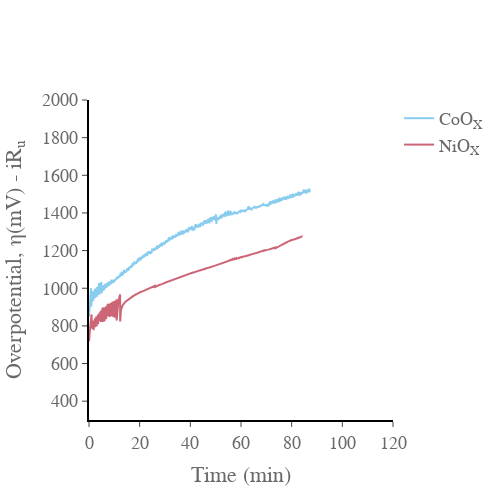

The cell this chart's notebook holds for it:
### Code cell
import numpy as np
import plotly.graph_objects as go
import pandas as pd
import plotly.express as px
from EC_data_processing_lib import get_header_length
from EC_data_processing_lib import analyse_file
from EC_data_processing_lib import get_decimal_separator
from pandas import DataFrame as df
from Data_setup_Lares_Oxides import data_set
import os
from galvani import BioLogic
fig = go.Figure()
colors = px.colors.qualitative.Safe


for i in data_set:
    file = data_set[i]['data_CP']
    if not os.path.exists(file):
        print("File not found: " + file)
        continue
    if file.endswith('mpt'):
        headerlength = get_header_length(file)
        data = pd.read_csv(file, encoding='ansi', sep="\t", decimal=get_decimal_separator(file),  skiprows=range(headerlength))
        current_column = '<I>/mA'
    else:
        mpr_file = BioLogic.MPRfile(file)
        data = pd.DataFrame(mpr_file.data)
        current_column = 'I/mA'
    voltage = data['<Ewe>/V']
    time = data['time/s']/60  #converts seconds to minutes
    time = time - time[0] #sets intitial time to 0
    endtime = time[-1:]
    print(endtime)
    voltage_corrected = data['<Ewe>/V'] - data['I/mA'] * data_set[i]['Ru']/1000 - data_set[i]['cal'] #does the iR correction converts to overpotential
    voltage_corrected = voltage_corrected*1000
    
    j = 0
    Final_Values = []
    # calculates the final overpotential values and prints them along with standard deviation    
    for j in (time[time>115]):
        final_η = df.mean(voltage_corrected)
        final_η = np.round(final_η)
        final_η_error = df.std(voltage_corrected)
        final_η_error = np.round(final_η_error)
        Final_Values = ([data_set[i]['label'], float(final_η), float(final_η_error)]) 
    Final_Values = np.array(Final_Values)
    
    print(Final_Values)

    fig.add_trace(go.Scatter(
        x=time,
        y=voltage_corrected,
        name= data_set[i]['label'],
        line_color = colors[data_set[i]['color_index']],
    )
    
    
    
    )
fig.update_xaxes(range=[0, 120],
    nticks=10,
    ticks='outside',
    showgrid=False, gridwidth=1, gridcolor='grey',
    zeroline=False, zerolinecolor='grey', zerolinewidth= 1,
    showline=True, linewidth=2, linecolor='black')

fig.update_yaxes(range=[300, 2000],
    nticks=10,
    showgrid=False, gridwidth=1, gridcolor='grey',
    ticks='outside',
    zeroline=True, zerolinecolor='grey', zerolinewidth= 1,
    showline=True, linewidth=2, linecolor='black')
fig.update_layout(
    #title="CV",
    xaxis_title="Time (min)",
    yaxis_title="Overpotential, η(mV) - iR<sub>u</sub>",
    font=dict(
        family="Times New Roman, monospace",
        size=18,
        color="dimgrey"
        
    )
)

fig.update_layout({
    "plot_bgcolor": "rgba(0, 0, 0, 0)",
    'paper_bgcolor': 'rgba(0, 0, 0, 0)', #sets the background to be transparent... might appear black in .jpeg but will be transparent in the .svg
})
fig.update_layout(
    width = 500,
    height = 500)
fig.show()
fig.write_image('Chronopotentiometry.jpeg')
fig.write_image('Chronopotentiometry.svg')

### Figure 1 — Plotly figure (JSON) as saved in the notebook; plotly's stock layout.template omitted (floating-point values rounded to 4 significant figures; data arrays with more than 128 entries replaced by an {"elided": "..."} marker saying what was removed)
{"data": [{"line": {"color": "rgb(136, 204, 238)"}, "name": "CoO<sub>X</sub>", "type": "scatter", "x": {"elided": "2617 float values"}, "y": {"elided": "2617 float values"}}, {"line": {"color": "rgb(204, 102, 119)"}, "name": "NiO<sub>X</sub>", "type": "scatter", "x": {"elided": "5052 float values"}, "y": {"elided": "5052 float values"}}], "layout": {"font": {"color": "dimgrey", "family": "Times New Roman, monospace", "size": 18}, "height": 500, "paper_bgcolor": "rgba(0, 0, 0, 0)", "plot_bgcolor": "rgba(0, 0, 0, 0)", "width": 500, "xaxis": {"gridcolor": "grey", "gridwidth": 1, "linecolor": "black", "linewidth": 2, "nticks": 10, "range": [0, 120], "showgrid": false, "showline": true, "ticks": "outside", "title": {"text": "Time (min)"}, "zeroline": false, "zerolinecolor": "grey", "zerolinewidth": 1}, "yaxis": {"gridcolor": "grey", "gridwidth": 1, "linecolor": "black", "linewidth": 2, "nticks": 10, "range": [300, 2000], "showgrid": false, "showline": true, "ticks": "outside", "title": {"text": "Overpotential, η(mV) - iR<sub>u</sub>"}, "zeroline": true, "zerolinecolor": "grey", "zerolinewidth": 1}}}
